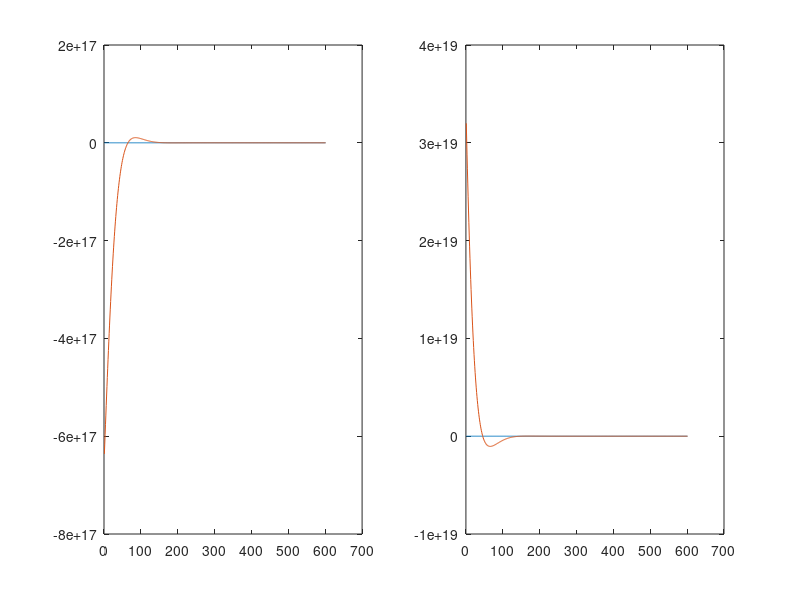

Recreate this plot in MATLAB.
close all;
clear; clc;
fs = 1/0.01;
tax = 0:(1/fs):6;

y1 = sin(1 * 2 * pi * tax) + sin(2 * 2 * pi * tax) + sin(3 * 2 * pi * tax);
y2 = cos(2 * 2 * pi * tax) + cos(4 * 2 * pi * tax) + cos(5 * 2 * pi * tax);

y = [y1; y2]';

Wst = [0.5,2] * 2 / fs; % normalized stopband frequencies
[b,a] = cheby2(6, 60, Wst); % per Song et. al : 6th order, 60dB stopband attentuation
y_tilde = filtfilt(b, a, y); % Will this act on the correct dimension?


subplot(1,2,1)
plot(y(:,1))
hold on
plot(y_tilde(:,1))
subplot(1,2,2)
plot(y(:,2))
hold on
plot(y_tilde(:,2))
